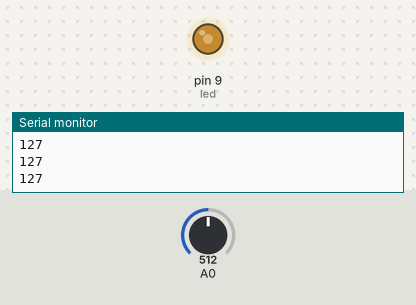
The sketch below on a simulated Arduino Uno, built with avr-gcc and run on an emulated ATmega328P. On the bench: output pins drawn as LEDs (lit = HIGH), the last lines printed to the serial monitor. Inputs (shaded band) come from the test bench; at power-on: A0 = 512.

Above: at 1.3 s.
1.4 s: A0 set to 716
At 2.2 s:
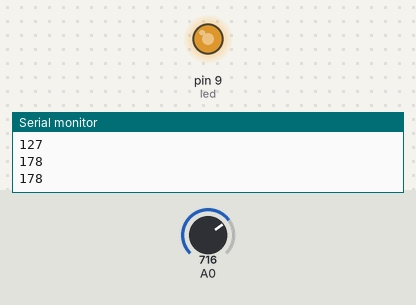
3.0 s: A0 set to 900
At 3.4 s:
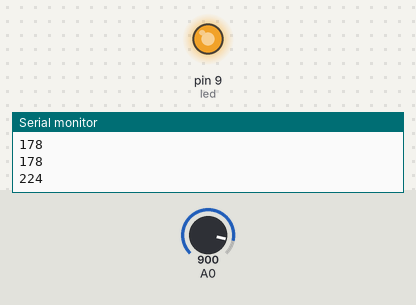
4.5 s: A0 set to 122
At 5.7 s:
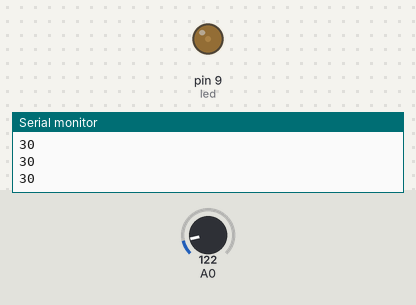
6.0 s: A0 set to 0
At 6.9 s:
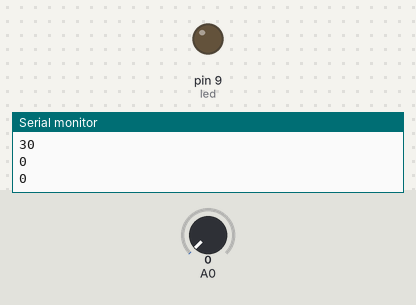
7.5 s: A0 set to 511
At 8.1 s:
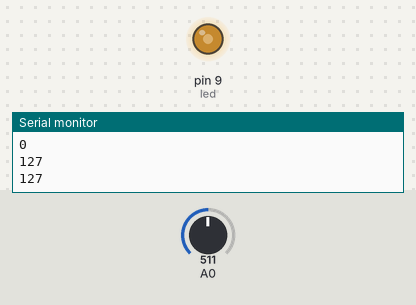
Timing chart, 0 to 10.0 s (numbered marks = the images above; inputs shaded):
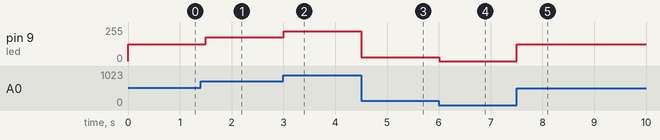

Measured:
- after the input at 1.4 s, pin 9 (led): 127/255 → 178/255 after 0.10 s
- after the input at 3.0 s, pin 9 (led): 178/255 → 224/255 at once
- after the input at 4.5 s, pin 9 (led): 224/255 → 30/255 at once
- after the input at 6.0 s, pin 9 (led): 30/255 → 0/255 at once
- after the input at 7.5 s, pin 9 (led): 0/255 → 127/255 at once

The sketch:

potentiometer.ino
```cpp
int value;
int led = 9;
void setup() {
  // put your setup code here, to run once:
  Serial.begin(115200);
  Serial.println("Initializing.......");
  pinMode(led, OUTPUT);
}

void loop() {
  // put your main code here, to run repeatedly:
  value = analogRead(A0);
  value = map(value,0,1023,0,255);
  analogWrite(led,value);
  Serial.println(value);
  delay(500);
}
```
